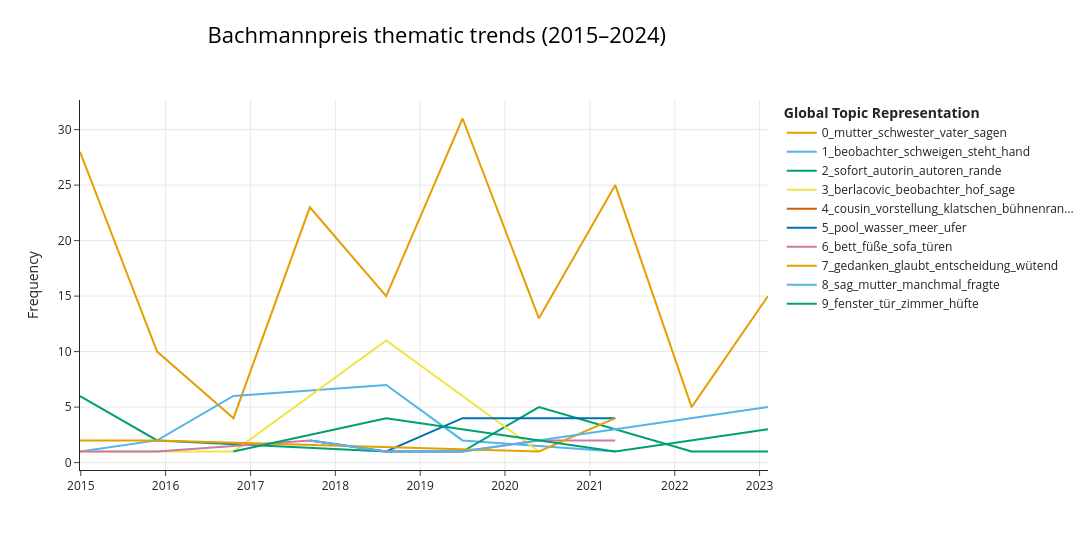

Notebook cell for this chart:
### Code cell
# ── Visualise topic trends ───────────────────────────────────────────────────
fig_over_time = topic_model.visualize_topics_over_time(
    topics_over_time,
    top_n_topics=10,
    title="Bachmannpreis thematic trends (2015–2024)",
)
fig_over_time.update_layout(height=550)
fig_over_time.show()

### Figure 1 — Plotly figure (JSON) as saved in the notebook; plotly's stock layout.template omitted (floating-point values rounded to 4 significant figures)
{"data": [{"hoverinfo": "text", "hovertext": ["<b>Topic 0</b><br>Words: 13, junge, schwester, jungen, autorin", "<b>Topic 0</b><br>Words: genannt, mann, treffen, gröttrups, kinder", "<b>Topic 0</b><br>Words: durchs, natürliche, herein, natur, fällt", "<b>Topic 0</b><br>Words: haus, bluse, fragte, frösche, kinder", "<b>Topic 0</b><br>Words: tür, draußen, schauen, mutter, schrank", "<b>Topic 0</b><br>Words: mutter, vater, stand, geschenkt, leben", "<b>Topic 0</b><br>Words: glas, kian, cousin, buch, wand", "<b>Topic 0</b><br>Words: baum, kind, augen, erde, liebe", "<b>Topic 0</b><br>Words: schwester, lada, bleibt, sitzt, wattestäbchen", "<b>Topic 0</b><br>Words: mutter, vater, versprochen, wahrheit, sagen"], "marker": {"color": "#E69F00"}, "mode": "lines", "name": "0_mutter_schwester_vater_sagen", "type": "scatter", "x": ["2014-12-28T17:06:43.200000", "2015-11-25T16:48:00", "2016-10-19T09:36:00", "2017-09-13T02:24:00", "2018-08-07T19:12:00", "2019-07-02T12:00:00", "2020-05-26T04:48:00", "2021-04-19T21:36:00", "2022-03-14T14:24:00", "2023-02-06T07:12:00"], "y": [28, 10, 4, 23, 15, 31, 13, 25, 5, 15]}, {"hoverinfo": "text", "hovertext": ["<b>Topic 1</b><br>Words: beobachtet, kiemen, zähnen, ansehen, atmen", "<b>Topic 1</b><br>Words: hände, anzeichen, anzusehen, gehört, vorsichtig", "<b>Topic 1</b><br>Words: schweigen, rehragout, dumme, steht, unerträglich", "<b>Topic 1</b><br>Words: beobachter, schrank, komm, hand, fest", "<b>Topic 1</b><br>Words: hand, 101, verstand, weichen, intensivstation", "<b>Topic 1</b><br>Words: unmöglich, interessieren, zärtlichkeit, kröte, sanft"], "marker": {"color": "#56B4E9"}, "mode": "lines", "name": "1_beobachter_schweigen_steht_hand", "type": "scatter", "x": ["2014-12-28T17:06:43.200000", "2015-11-25T16:48:00", "2016-10-19T09:36:00", "2018-08-07T19:12:00", "2019-07-02T12:00:00", "2021-04-19T21:36:00"], "y": [1, 2, 6, 7, 2, 1]}, {"hoverinfo": "text", "hovertext": ["<b>Topic 2</b><br>Words: sofort, autorin, autoren, hab, letzten", "<b>Topic 2</b><br>Words: hand halten, halten, anblick, diskussion, deutsche", "<b>Topic 2</b><br>Words: abgeschlossen, jemals, stuttgart, gelesen, einziges", "<b>Topic 2</b><br>Words: welt, bücher, mutter wohnung, aufzulösen, büchern", "<b>Topic 2</b><br>Words: rande, roman, lese, stehen, jegliche", "<b>Topic 2</b><br>Words: runde, verabredet, arzt, regen, trägt", "<b>Topic 2</b><br>Words: geschlossenen augen, schwarzem, bringt, verstecken, geschlossenen"], "marker": {"color": "#009E73"}, "mode": "lines", "name": "2_sofort_autorin_autoren_rande", "type": "scatter", "x": ["2014-12-28T17:06:43.200000", "2015-11-25T16:48:00", "2018-08-07T19:12:00", "2019-07-02T12:00:00", "2020-05-26T04:48:00", "2022-03-14T14:24:00", "2023-02-06T07:12:00"], "y": [6, 2, 1, 1, 5, 1, 1]}, {"hoverinfo": "text", "hovertext": ["<b>Topic 3</b><br>Words: 23, informationen, versuche, nächsten, paar", "<b>Topic 3</b><br>Words: würd, ort, irgendein, erwischen, wisse", "<b>Topic 3</b><br>Words: berlacovic, beobachter, hof, sage, könne", "<b>Topic 3</b><br>Words: steige, abzuwenden, fassade, bedeckt, foto"], "marker": {"color": "#F0E442"}, "mode": "lines", "name": "3_berlacovic_beobachter_hof_sage", "type": "scatter", "x": ["2014-12-28T17:06:43.200000", "2016-10-19T09:36:00", "2018-08-07T19:12:00", "2020-05-26T04:48:00"], "y": [1, 1, 11, 1]}, {"hoverinfo": "text", "hovertext": ["<b>Topic 4</b><br>Words: cousin, vorstellung, klatschen, bühnenrand, älter"], "marker": {"color": "#D55E00"}, "mode": "lines", "name": "4_cousin_vorstellung_klatschen_bühnenran...", "type": "scatter", "x": ["2020-05-26T04:48:00"], "y": [12]}, {"hoverinfo": "text", "hovertext": ["<b>Topic 5</b><br>Words: erinnerung, meer, frösche, wasser, fenster", "<b>Topic 5</b><br>Words: summe, trug, laufen, band, wasser", "<b>Topic 5</b><br>Words: ufer, wasser, meer, pool, weg", "<b>Topic 5</b><br>Words: pool, wasser, kröte, leben, verbunden"], "marker": {"color": "#0072B2"}, "mode": "lines", "name": "5_pool_wasser_meer_ufer", "type": "scatter", "x": ["2017-09-13T02:24:00", "2018-08-07T19:12:00", "2019-07-02T12:00:00", "2021-04-19T21:36:00"], "y": [2, 1, 4, 4]}, {"hoverinfo": "text", "hovertext": ["<b>Topic 6</b><br>Words: leg, ausgabe, bedeckt, leben, bett", "<b>Topic 6</b><br>Words: husten, kalt, heiß, weder, ruhig", "<b>Topic 6</b><br>Words: füße, scheu, nimm, heißem, zehen", "<b>Topic 6</b><br>Words: türen, tanz, nicken, stimmt, offenen", "<b>Topic 6</b><br>Words: sofa, bittet, dunklen, versehen, erschrecke", "<b>Topic 6</b><br>Words: setzt, vorlesen, bricht, raum nehmen, baumeln", "<b>Topic 6</b><br>Words: fahren, handlung, unendlich, stunde, wunder"], "marker": {"color": "#CC79A7"}, "mode": "lines", "name": "6_bett_füße_sofa_türen", "type": "scatter", "x": ["2014-12-28T17:06:43.200000", "2015-11-25T16:48:00", "2017-09-13T02:24:00", "2018-08-07T19:12:00", "2019-07-02T12:00:00", "2020-05-26T04:48:00", "2021-04-19T21:36:00"], "y": [1, 1, 2, 1, 1, 2, 2]}, {"hoverinfo": "text", "hovertext": ["<b>Topic 7</b><br>Words: bisschen, einnehmen, anzieht, feiern, schlucken", "<b>Topic 7</b><br>Words: gedanken, kopf, entscheidung, möglicherweise, nachmittag", "<b>Topic 7</b><br>Words: vögeln, menge, antwort, niemals, verschwindet", "<b>Topic 7</b><br>Words: glaubt, wütend, entscheidung, worin, fremde"], "marker": {"color": "#E69F00"}, "mode": "lines", "name": "7_gedanken_glaubt_entscheidung_wütend", "type": "scatter", "x": ["2014-12-28T17:06:43.200000", "2015-11-25T16:48:00", "2020-05-26T04:48:00", "2021-04-19T21:36:00"], "y": [2, 2, 1, 4]}, {"hoverinfo": "text", "hovertext": ["<b>Topic 8</b><br>Words: polizist, frauen, tränen, gefolgt, perverser", "<b>Topic 8</b><br>Words: erschrecken, fangen, fragen, sagen, sag", "<b>Topic 8</b><br>Words: kette, spiegel, erwartungsvoll, schenkte, bettkante", "<b>Topic 8</b><br>Words: sag, manchmal, spürte, fühlte, mutter"], "marker": {"color": "#56B4E9"}, "mode": "lines", "name": "8_sag_mutter_manchmal_fragte", "type": "scatter", "x": ["2017-09-13T02:24:00", "2018-08-07T19:12:00", "2019-07-02T12:00:00", "2023-02-06T07:12:00"], "y": [2, 1, 1, 5]}, {"hoverinfo": "text", "hovertext": ["<b>Topic 9</b><br>Words: tasche, hingelegt, runden, schlüssel, drehte", "<b>Topic 9</b><br>Words: tür steht, tür, gehe, unten, teuren", "<b>Topic 9</b><br>Words: fenster, hüfte, paket, post, zug", "<b>Topic 9</b><br>Words: kaufte, vater, zimmer, lautsprecher, lagerraum"], "marker": {"color": "#009E73"}, "mode": "lines", "name": "9_fenster_tür_zimmer_hüfte", "type": "scatter", "x": ["2016-10-19T09:36:00", "2018-08-07T19:12:00", "2021-04-19T21:36:00", "2023-02-06T07:12:00"], "y": [1, 4, 1, 3]}], "layout": {"height": 550, "hoverlabel": {"bgcolor": "white", "font": {"family": "Rockwell", "size": 16}}, "legend": {"title": {"text": "<b>Global Topic Representation"}}, "title": {"font": {"color": "Black", "size": 22}, "text": "Bachmannpreis thematic trends (2015–2024)", "x": 0.4, "xanchor": "center", "y": 0.95, "yanchor": "top"}, "width": 1250, "xaxis": {"showgrid": true}, "yaxis": {"showgrid": true, "title": {"text": "Frequency"}}}}
